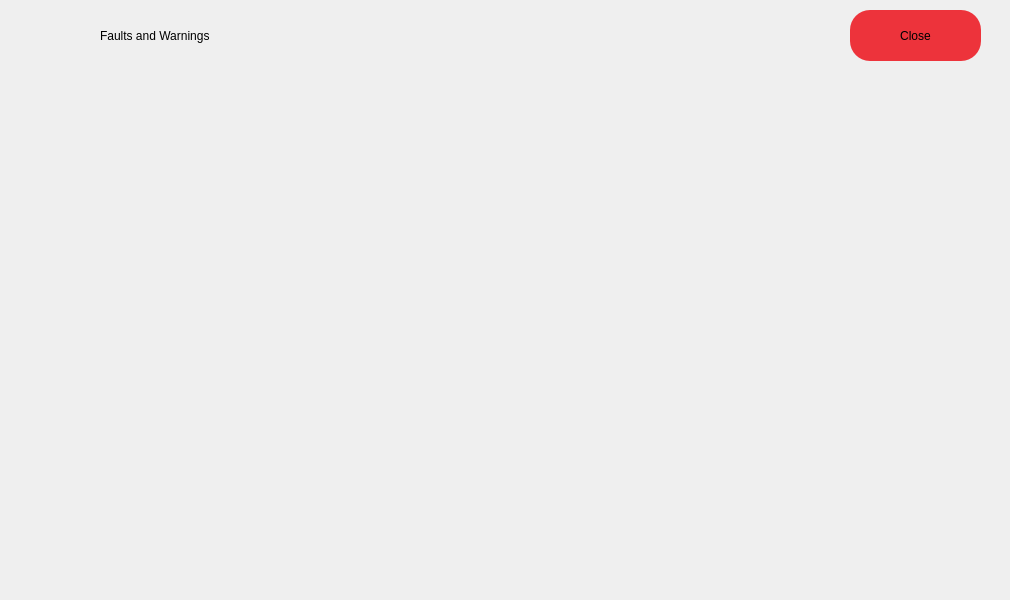
<?xml version="1.0" encoding="UTF-8"?>
<ui version="4.0">
 <class>faultsandwarnings</class>
 <widget class="QMainWindow" name="faultsandwarnings">
  <property name="geometry">
   <rect>
    <x>0</x>
    <y>0</y>
    <width>1010</width>
    <height>600</height>
   </rect>
  </property>
  <property name="windowTitle">
   <string>MainWindow</string>
  </property>
  <widget class="QWidget" name="centralwidget">
   <widget class="QWidget" name="verticalLayoutWidget_2">
    <property name="geometry">
     <rect>
      <x>210</x>
      <y>70</y>
      <width>191</width>
      <height>511</height>
     </rect>
    </property>
    <layout class="QVBoxLayout" name="vl_fault2"/>
   </widget>
   <widget class="QWidget" name="verticalLayoutWidget_3">
    <property name="geometry">
     <rect>
      <x>410</x>
      <y>70</y>
      <width>191</width>
      <height>411</height>
     </rect>
    </property>
    <layout class="QVBoxLayout" name="vl_fault3"/>
   </widget>
   <widget class="QPushButton" name="pb_close">
    <property name="geometry">
     <rect>
      <x>850</x>
      <y>10</y>
      <width>131</width>
      <height>51</height>
     </rect>
    </property>
    <property name="styleSheet">
     <string notr="true">background-color: rgb(237, 51, 59);
border-radius: 20px;
font: 18pt &quot;Ubuntu&quot;;</string>
    </property>
    <property name="text">
     <string>Close</string>
    </property>
   </widget>
   <widget class="QLabel" name="l_name">
    <property name="geometry">
     <rect>
      <x>100</x>
      <y>20</y>
      <width>291</width>
      <height>31</height>
     </rect>
    </property>
    <property name="styleSheet">
     <string notr="true">font: 20pt &quot;Ubuntu&quot;;
color: rgb(0, 0, 0);</string>
    </property>
    <property name="text">
     <string>Faults and Warnings</string>
    </property>
   </widget>
   <widget class="QWidget" name="verticalLayoutWidget_4">
    <property name="geometry">
     <rect>
      <x>610</x>
      <y>70</y>
      <width>191</width>
      <height>471</height>
     </rect>
    </property>
    <layout class="QVBoxLayout" name="vl_warnings1"/>
   </widget>
   <widget class="QLabel" name="l_logo">
    <property name="geometry">
     <rect>
      <x>10</x>
      <y>10</y>
      <width>81</width>
      <height>51</height>
     </rect>
    </property>
    <property name="styleSheet">
     <string notr="true">image: url(:/images/warning.png)</string>
    </property>
    <property name="text">
     <string/>
    </property>
   </widget>
   <widget class="QWidget" name="verticalLayoutWidget">
    <property name="geometry">
     <rect>
      <x>10</x>
      <y>70</y>
      <width>191</width>
      <height>511</height>
     </rect>
    </property>
    <layout class="QVBoxLayout" name="vl_fault1"/>
   </widget>
   <widget class="QWidget" name="verticalLayoutWidget_5">
    <property name="geometry">
     <rect>
      <x>810</x>
      <y>70</y>
      <width>191</width>
      <height>511</height>
     </rect>
    </property>
    <layout class="QVBoxLayout" name="vl_warnings2"/>
   </widget>
  </widget>
 </widget>
 <resources/>
 <connections/>
</ui>
